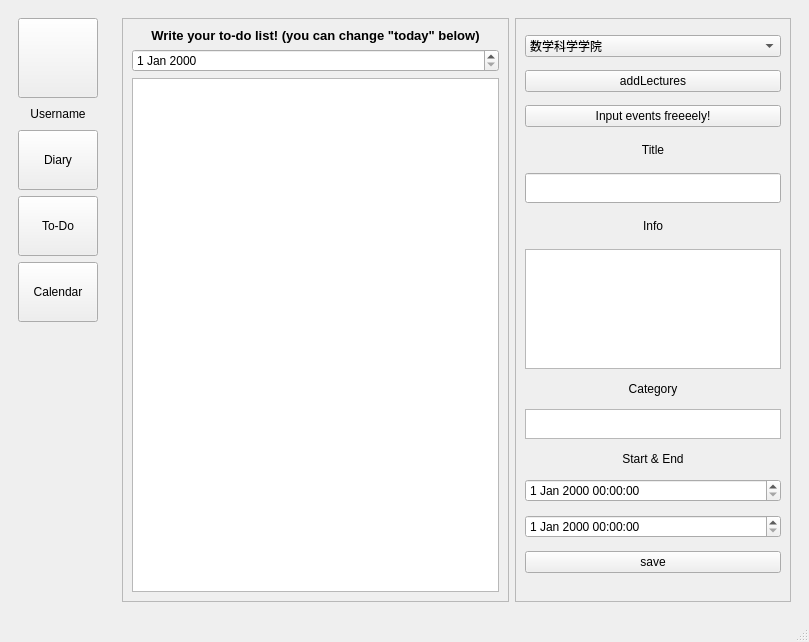
<?xml version="1.0" encoding="UTF-8"?>
<ui version="4.0">
 <class>MainWindow</class>
 <widget class="QMainWindow" name="MainWindow">
  <property name="geometry">
   <rect>
    <x>0</x>
    <y>0</y>
    <width>809</width>
    <height>642</height>
   </rect>
  </property>
  <property name="windowTitle">
   <string>MainWindow</string>
  </property>
  <widget class="QWidget" name="centralwidget">
   <layout class="QGridLayout" name="gridLayout">
    <item row="0" column="1">
     <widget class="QStackedWidget" name="stackedWidget">
      <property name="currentIndex">
       <number>1</number>
      </property>
      <widget class="QWidget" name="riji">
       <layout class="QHBoxLayout" name="verticalLayout_4">
        <item>
         <widget class="QWidget" name="widget_4" native="true">
          <widget class="QWidget" name="widget_5" native="true">
           <property name="geometry">
            <rect>
             <x>20</x>
             <y>10</y>
             <width>651</width>
             <height>131</height>
            </rect>
           </property>
           <property name="cursor">
            <cursorShape>ArrowCursor</cursorShape>
           </property>
           <widget class="QPushButton" name="mon">
            <property name="geometry">
             <rect>
              <x>10</x>
              <y>60</y>
              <width>81</width>
              <height>61</height>
             </rect>
            </property>
            <property name="text">
             <string>Monday</string>
            </property>
           </widget>
           <widget class="QPushButton" name="wed">
            <property name="geometry">
             <rect>
              <x>190</x>
              <y>60</y>
              <width>81</width>
              <height>61</height>
             </rect>
            </property>
            <property name="contextMenuPolicy">
             <enum>Qt::ContextMenuPolicy::NoContextMenu</enum>
            </property>
            <property name="text">
             <string>Wednesday</string>
            </property>
           </widget>
           <widget class="QPushButton" name="tue">
            <property name="geometry">
             <rect>
              <x>100</x>
              <y>60</y>
              <width>81</width>
              <height>61</height>
             </rect>
            </property>
            <property name="text">
             <string>Tuesday</string>
            </property>
           </widget>
           <widget class="QPushButton" name="thu">
            <property name="geometry">
             <rect>
              <x>280</x>
              <y>60</y>
              <width>81</width>
              <height>61</height>
             </rect>
            </property>
            <property name="text">
             <string>Thursday</string>
            </property>
           </widget>
           <widget class="QPushButton" name="fri">
            <property name="geometry">
             <rect>
              <x>370</x>
              <y>60</y>
              <width>81</width>
              <height>61</height>
             </rect>
            </property>
            <property name="text">
             <string>Friday</string>
            </property>
           </widget>
           <widget class="QPushButton" name="sat">
            <property name="geometry">
             <rect>
              <x>460</x>
              <y>60</y>
              <width>81</width>
              <height>61</height>
             </rect>
            </property>
            <property name="text">
             <string>Saturday</string>
            </property>
           </widget>
           <widget class="QPushButton" name="sun">
            <property name="geometry">
             <rect>
              <x>550</x>
              <y>60</y>
              <width>81</width>
              <height>61</height>
             </rect>
            </property>
            <property name="text">
             <string>Sunday</string>
            </property>
           </widget>
           <widget class="QPushButton" name="pushButton_3">
            <property name="geometry">
             <rect>
              <x>430</x>
              <y>10</y>
              <width>201</width>
              <height>31</height>
             </rect>
            </property>
            <property name="font">
             <font>
              <pointsize>10</pointsize>
             </font>
            </property>
            <property name="text">
             <string>back to today</string>
            </property>
           </widget>
           <widget class="QLabel" name="label_6">
            <property name="geometry">
             <rect>
              <x>10</x>
              <y>10</y>
              <width>101</width>
              <height>31</height>
             </rect>
            </property>
            <property name="font">
             <font>
              <family>Microsoft Tai Le</family>
              <pointsize>13</pointsize>
              <bold>true</bold>
             </font>
            </property>
            <property name="text">
             <string>Select Date</string>
            </property>
           </widget>
           <widget class="QDateEdit" name="selectDate">
            <property name="geometry">
             <rect>
              <x>120</x>
              <y>11</y>
              <width>111</width>
              <height>31</height>
             </rect>
            </property>
           </widget>
           <widget class="QPushButton" name="pushButton_2">
            <property name="geometry">
             <rect>
              <x>240</x>
              <y>10</y>
              <width>181</width>
              <height>31</height>
             </rect>
            </property>
            <property name="font">
             <font>
              <pointsize>10</pointsize>
             </font>
            </property>
            <property name="text">
             <string>go and see</string>
            </property>
           </widget>
          </widget>
          <widget class="QWidget" name="widget_6" native="true">
           <property name="geometry">
            <rect>
             <x>10</x>
             <y>130</y>
             <width>671</width>
             <height>451</height>
            </rect>
           </property>
           <widget class="QTextEdit" name="input_text">
            <property name="geometry">
             <rect>
              <x>10</x>
              <y>60</y>
              <width>321</width>
              <height>331</height>
             </rect>
            </property>
            <property name="maximumSize">
             <size>
              <width>16777215</width>
              <height>16777215</height>
             </size>
            </property>
            <property name="font">
             <font>
              <pointsize>10</pointsize>
             </font>
            </property>
           </widget>
           <widget class="QPushButton" name="save_button">
            <property name="geometry">
             <rect>
              <x>350</x>
              <y>20</y>
              <width>141</width>
              <height>51</height>
             </rect>
            </property>
            <property name="text">
             <string>save</string>
            </property>
           </widget>
           <widget class="QTextEdit" name="ai_analyse">
            <property name="geometry">
             <rect>
              <x>350</x>
              <y>80</y>
              <width>301</width>
              <height>311</height>
             </rect>
            </property>
           </widget>
           <widget class="QPushButton" name="produce_report">
            <property name="geometry">
             <rect>
              <x>500</x>
              <y>20</y>
              <width>151</width>
              <height>51</height>
             </rect>
            </property>
            <property name="text">
             <string>See Report</string>
            </property>
           </widget>
           <widget class="QLabel" name="inform_text">
            <property name="geometry">
             <rect>
              <x>10</x>
              <y>20</y>
              <width>331</width>
              <height>31</height>
             </rect>
            </property>
            <property name="font">
             <font>
              <pointsize>10</pointsize>
              <bold>true</bold>
             </font>
            </property>
            <property name="text">
             <string>Welcome to diary mode! Write whatever you like!</string>
            </property>
           </widget>
           <widget class="QPushButton" name="generate_graph_button">
            <property name="geometry">
             <rect>
              <x>350</x>
              <y>400</y>
              <width>301</width>
              <height>41</height>
             </rect>
            </property>
            <property name="text">
             <string>View statitics from the past seven days</string>
            </property>
           </widget>
           <widget class="QLabel" name="inform_text2">
            <property name="geometry">
             <rect>
              <x>10</x>
              <y>400</y>
              <width>331</width>
              <height>31</height>
             </rect>
            </property>
            <property name="font">
             <font>
              <family>Gill Sans MT</family>
              <pointsize>10</pointsize>
              <italic>false</italic>
              <bold>true</bold>
             </font>
            </property>
            <property name="text">
             <string>   No record of rating!</string>
            </property>
           </widget>
          </widget>
         </widget>
        </item>
       </layout>
      </widget>
      <widget class="QWidget" name="daiban">
       <layout class="QHBoxLayout" name="horizontalLayout">
        <item>
         <widget class="QFrame" name="frame">
          <property name="frameShape">
           <enum>QFrame::Shape::StyledPanel</enum>
          </property>
          <property name="frameShadow">
           <enum>QFrame::Shadow::Raised</enum>
          </property>
          <layout class="QVBoxLayout" name="verticalLayout_5">
           <item>
            <widget class="QLabel" name="label_2">
             <property name="font">
              <font>
               <pointsize>10</pointsize>
               <bold>true</bold>
              </font>
             </property>
             <property name="text">
              <string>Write your to-do list! (you can change &quot;today&quot; below)</string>
             </property>
             <property name="alignment">
              <set>Qt::AlignmentFlag::AlignCenter</set>
             </property>
            </widget>
           </item>
           <item>
            <widget class="QDateEdit" name="today"/>
           </item>
           <item>
            <widget class="QListWidget" name="todo_list"/>
           </item>
          </layout>
         </widget>
        </item>
        <item>
         <widget class="QFrame" name="frame_2">
          <property name="sizePolicy">
           <sizepolicy hsizetype="Fixed" vsizetype="Preferred">
            <horstretch>0</horstretch>
            <verstretch>0</verstretch>
           </sizepolicy>
          </property>
          <property name="frameShape">
           <enum>QFrame::Shape::StyledPanel</enum>
          </property>
          <property name="frameShadow">
           <enum>QFrame::Shadow::Raised</enum>
          </property>
          <layout class="QVBoxLayout" name="verticalLayout_3">
           <item>
            <widget class="QComboBox" name="comboBox">
             <item>
              <property name="text">
               <string>数学科学学院</string>
              </property>
             </item>
             <item>
              <property name="text">
               <string>批量导入（小北同学）</string>
              </property>
             </item>
            </widget>
           </item>
           <item>
            <widget class="QPushButton" name="addLectures">
             <property name="text">
              <string>addLectures</string>
             </property>
            </widget>
           </item>
           <item>
            <widget class="QPushButton" name="pushButton">
             <property name="text">
              <string>Input events freeeely!</string>
             </property>
            </widget>
           </item>
           <item>
            <widget class="QLabel" name="label_5">
             <property name="maximumSize">
              <size>
               <width>16777215</width>
               <height>20</height>
              </size>
             </property>
             <property name="text">
              <string>Title</string>
             </property>
             <property name="alignment">
              <set>Qt::AlignmentFlag::AlignCenter</set>
             </property>
            </widget>
           </item>
           <item>
            <widget class="QLineEdit" name="title">
             <property name="minimumSize">
              <size>
               <width>0</width>
               <height>30</height>
              </size>
             </property>
            </widget>
           </item>
           <item>
            <widget class="QLabel" name="label_4">
             <property name="maximumSize">
              <size>
               <width>16777215</width>
               <height>20</height>
              </size>
             </property>
             <property name="text">
              <string>Info</string>
             </property>
             <property name="alignment">
              <set>Qt::AlignmentFlag::AlignCenter</set>
             </property>
            </widget>
           </item>
           <item>
            <widget class="QPlainTextEdit" name="info">
             <property name="sizePolicy">
              <sizepolicy hsizetype="Preferred" vsizetype="Fixed">
               <horstretch>0</horstretch>
               <verstretch>0</verstretch>
              </sizepolicy>
             </property>
             <property name="minimumSize">
              <size>
               <width>0</width>
               <height>40</height>
              </size>
             </property>
             <property name="maximumSize">
              <size>
               <width>16777215</width>
               <height>120</height>
              </size>
             </property>
            </widget>
           </item>
           <item>
            <widget class="QLabel" name="label">
             <property name="sizePolicy">
              <sizepolicy hsizetype="Preferred" vsizetype="Fixed">
               <horstretch>0</horstretch>
               <verstretch>0</verstretch>
              </sizepolicy>
             </property>
             <property name="text">
              <string>Category</string>
             </property>
             <property name="alignment">
              <set>Qt::AlignmentFlag::AlignCenter</set>
             </property>
            </widget>
           </item>
           <item>
            <widget class="QPlainTextEdit" name="category">
             <property name="sizePolicy">
              <sizepolicy hsizetype="Expanding" vsizetype="Fixed">
               <horstretch>0</horstretch>
               <verstretch>0</verstretch>
              </sizepolicy>
             </property>
             <property name="maximumSize">
              <size>
               <width>16777215</width>
               <height>30</height>
              </size>
             </property>
            </widget>
           </item>
           <item>
            <widget class="QLabel" name="label_3">
             <property name="sizePolicy">
              <sizepolicy hsizetype="Preferred" vsizetype="Fixed">
               <horstretch>0</horstretch>
               <verstretch>0</verstretch>
              </sizepolicy>
             </property>
             <property name="text">
              <string>Start &amp; End</string>
             </property>
             <property name="alignment">
              <set>Qt::AlignmentFlag::AlignCenter</set>
             </property>
            </widget>
           </item>
           <item>
            <widget class="QDateTimeEdit" name="StartTime"/>
           </item>
           <item>
            <widget class="QDateTimeEdit" name="EndTime"/>
           </item>
           <item>
            <widget class="QPushButton" name="save_button_3">
             <property name="text">
              <string>save</string>
             </property>
            </widget>
           </item>
          </layout>
         </widget>
        </item>
       </layout>
      </widget>
      <widget class="QWidget" name="calendar">
       <layout class="QVBoxLayout" name="verticalLayout_6">
        <property name="spacing">
         <number>0</number>
        </property>
        <item>
         <widget class="QFrame" name="frame_10">
          <property name="sizePolicy">
           <sizepolicy hsizetype="Preferred" vsizetype="Maximum">
            <horstretch>0</horstretch>
            <verstretch>0</verstretch>
           </sizepolicy>
          </property>
          <property name="minimumSize">
           <size>
            <width>0</width>
            <height>60</height>
           </size>
          </property>
          <property name="frameShape">
           <enum>QFrame::Shape::StyledPanel</enum>
          </property>
          <property name="frameShadow">
           <enum>QFrame::Shadow::Raised</enum>
          </property>
          <layout class="QHBoxLayout" name="horizontalLayout_3">
           <property name="spacing">
            <number>0</number>
           </property>
           <property name="leftMargin">
            <number>5</number>
           </property>
           <property name="topMargin">
            <number>0</number>
           </property>
           <property name="rightMargin">
            <number>5</number>
           </property>
           <property name="bottomMargin">
            <number>0</number>
           </property>
           <item>
            <widget class="QFrame" name="Date">
             <property name="sizePolicy">
              <sizepolicy hsizetype="Fixed" vsizetype="Preferred">
               <horstretch>0</horstretch>
               <verstretch>0</verstretch>
              </sizepolicy>
             </property>
             <property name="minimumSize">
              <size>
               <width>30</width>
               <height>0</height>
              </size>
             </property>
             <property name="frameShape">
              <enum>QFrame::Shape::NoFrame</enum>
             </property>
             <property name="frameShadow">
              <enum>QFrame::Shadow::Raised</enum>
             </property>
            </widget>
           </item>
           <item>
            <widget class="QLabel" name="Mon_up">
             <property name="text">
              <string>TextLabel</string>
             </property>
             <property name="alignment">
              <set>Qt::AlignmentFlag::AlignCenter</set>
             </property>
            </widget>
           </item>
           <item>
            <widget class="QLabel" name="Tue_up">
             <property name="text">
              <string>TextLabel</string>
             </property>
             <property name="alignment">
              <set>Qt::AlignmentFlag::AlignCenter</set>
             </property>
            </widget>
           </item>
           <item>
            <widget class="QLabel" name="Wedn_up">
             <property name="text">
              <string>TextLabel</string>
             </property>
             <property name="alignment">
              <set>Qt::AlignmentFlag::AlignCenter</set>
             </property>
            </widget>
           </item>
           <item>
            <widget class="QLabel" name="Thu_up">
             <property name="text">
              <string>TextLabel</string>
             </property>
             <property name="alignment">
              <set>Qt::AlignmentFlag::AlignCenter</set>
             </property>
            </widget>
           </item>
           <item>
            <widget class="QLabel" name="Fri_up">
             <property name="text">
              <string>TextLabel</string>
             </property>
             <property name="alignment">
              <set>Qt::AlignmentFlag::AlignCenter</set>
             </property>
            </widget>
           </item>
           <item>
            <widget class="QLabel" name="Sat_up">
             <property name="text">
              <string>TextLabel</string>
             </property>
             <property name="alignment">
              <set>Qt::AlignmentFlag::AlignCenter</set>
             </property>
            </widget>
           </item>
           <item>
            <widget class="QLabel" name="Sun_up">
             <property name="text">
              <string>TextLabel</string>
             </property>
             <property name="alignment">
              <set>Qt::AlignmentFlag::AlignCenter</set>
             </property>
            </widget>
           </item>
          </layout>
         </widget>
        </item>
        <item>
         <widget class="QFrame" name="frame_3">
          <property name="sizePolicy">
           <sizepolicy hsizetype="Preferred" vsizetype="Preferred">
            <horstretch>0</horstretch>
            <verstretch>0</verstretch>
           </sizepolicy>
          </property>
          <property name="frameShape">
           <enum>QFrame::Shape::StyledPanel</enum>
          </property>
          <property name="frameShadow">
           <enum>QFrame::Shadow::Raised</enum>
          </property>
          <layout class="QHBoxLayout" name="horizontalLayout_4">
           <property name="spacing">
            <number>0</number>
           </property>
           <property name="leftMargin">
            <number>5</number>
           </property>
           <property name="topMargin">
            <number>0</number>
           </property>
           <property name="rightMargin">
            <number>5</number>
           </property>
           <property name="bottomMargin">
            <number>0</number>
           </property>
           <item>
            <widget class="QFrame" name="scrollBar">
             <property name="sizePolicy">
              <sizepolicy hsizetype="Fixed" vsizetype="Preferred">
               <horstretch>0</horstretch>
               <verstretch>0</verstretch>
              </sizepolicy>
             </property>
             <property name="minimumSize">
              <size>
               <width>30</width>
               <height>0</height>
              </size>
             </property>
             <property name="frameShape">
              <enum>QFrame::Shape::StyledPanel</enum>
             </property>
             <property name="frameShadow">
              <enum>QFrame::Shadow::Raised</enum>
             </property>
            </widget>
           </item>
           <item>
            <widget class="QFrame" name="Mon_whole">
             <property name="frameShape">
              <enum>QFrame::Shape::StyledPanel</enum>
             </property>
             <property name="frameShadow">
              <enum>QFrame::Shadow::Raised</enum>
             </property>
            </widget>
           </item>
           <item>
            <widget class="QFrame" name="Tue_whole">
             <property name="frameShape">
              <enum>QFrame::Shape::StyledPanel</enum>
             </property>
             <property name="frameShadow">
              <enum>QFrame::Shadow::Raised</enum>
             </property>
            </widget>
           </item>
           <item>
            <widget class="QFrame" name="Wedn_whole">
             <property name="frameShape">
              <enum>QFrame::Shape::StyledPanel</enum>
             </property>
             <property name="frameShadow">
              <enum>QFrame::Shadow::Raised</enum>
             </property>
            </widget>
           </item>
           <item>
            <widget class="QFrame" name="Thu_whole">
             <property name="frameShape">
              <enum>QFrame::Shape::StyledPanel</enum>
             </property>
             <property name="frameShadow">
              <enum>QFrame::Shadow::Raised</enum>
             </property>
            </widget>
           </item>
           <item>
            <widget class="QFrame" name="Fri_whole">
             <property name="frameShape">
              <enum>QFrame::Shape::StyledPanel</enum>
             </property>
             <property name="frameShadow">
              <enum>QFrame::Shadow::Raised</enum>
             </property>
            </widget>
           </item>
           <item>
            <widget class="QFrame" name="Sat_whole">
             <property name="frameShape">
              <enum>QFrame::Shape::StyledPanel</enum>
             </property>
             <property name="frameShadow">
              <enum>QFrame::Shadow::Raised</enum>
             </property>
            </widget>
           </item>
           <item>
            <widget class="QFrame" name="Sun_whole">
             <property name="frameShape">
              <enum>QFrame::Shape::StyledPanel</enum>
             </property>
             <property name="frameShadow">
              <enum>QFrame::Shadow::Raised</enum>
             </property>
            </widget>
           </item>
          </layout>
         </widget>
        </item>
        <item>
         <widget class="QScrollArea" name="scrollArea">
          <property name="widgetResizable">
           <bool>true</bool>
          </property>
          <widget class="QWidget" name="scrollAreaWidgetContents">
           <property name="geometry">
            <rect>
             <x>0</x>
             <y>0</y>
             <width>641</width>
             <height>1440</height>
            </rect>
           </property>
           <layout class="QHBoxLayout" name="horizontalLayout_2">
            <property name="spacing">
             <number>0</number>
            </property>
            <property name="leftMargin">
             <number>5</number>
            </property>
            <property name="topMargin">
             <number>0</number>
            </property>
            <property name="rightMargin">
             <number>5</number>
            </property>
            <property name="bottomMargin">
             <number>0</number>
            </property>
            <item>
             <widget class="QFrame" name="Scroll_bar">
              <property name="sizePolicy">
               <sizepolicy hsizetype="Fixed" vsizetype="Preferred">
                <horstretch>0</horstretch>
                <verstretch>0</verstretch>
               </sizepolicy>
              </property>
              <property name="minimumSize">
               <size>
                <width>30</width>
                <height>0</height>
               </size>
              </property>
              <property name="frameShape">
               <enum>QFrame::Shape::NoFrame</enum>
              </property>
              <property name="frameShadow">
               <enum>QFrame::Shadow::Raised</enum>
              </property>
              <layout class="QVBoxLayout" name="verticalLayout_7"/>
             </widget>
            </item>
            <item>
             <widget class="QFrame" name="Mon">
              <property name="sizePolicy">
               <sizepolicy hsizetype="Preferred" vsizetype="Fixed">
                <horstretch>0</horstretch>
                <verstretch>0</verstretch>
               </sizepolicy>
              </property>
              <property name="minimumSize">
               <size>
                <width>0</width>
                <height>1440</height>
               </size>
              </property>
              <property name="frameShape">
               <enum>QFrame::Shape::StyledPanel</enum>
              </property>
              <property name="frameShadow">
               <enum>QFrame::Shadow::Raised</enum>
              </property>
             </widget>
            </item>
            <item>
             <widget class="QFrame" name="Tue">
              <property name="sizePolicy">
               <sizepolicy hsizetype="Preferred" vsizetype="Preferred">
                <horstretch>0</horstretch>
                <verstretch>0</verstretch>
               </sizepolicy>
              </property>
              <property name="minimumSize">
               <size>
                <width>0</width>
                <height>0</height>
               </size>
              </property>
              <property name="frameShape">
               <enum>QFrame::Shape::StyledPanel</enum>
              </property>
              <property name="frameShadow">
               <enum>QFrame::Shadow::Raised</enum>
              </property>
             </widget>
            </item>
            <item>
             <widget class="QFrame" name="Wedn">
              <property name="sizePolicy">
               <sizepolicy hsizetype="Preferred" vsizetype="Preferred">
                <horstretch>0</horstretch>
                <verstretch>0</verstretch>
               </sizepolicy>
              </property>
              <property name="minimumSize">
               <size>
                <width>0</width>
                <height>0</height>
               </size>
              </property>
              <property name="frameShape">
               <enum>QFrame::Shape::StyledPanel</enum>
              </property>
              <property name="frameShadow">
               <enum>QFrame::Shadow::Raised</enum>
              </property>
             </widget>
            </item>
            <item>
             <widget class="QFrame" name="Thu">
              <property name="sizePolicy">
               <sizepolicy hsizetype="Preferred" vsizetype="Preferred">
                <horstretch>0</horstretch>
                <verstretch>0</verstretch>
               </sizepolicy>
              </property>
              <property name="minimumSize">
               <size>
                <width>0</width>
                <height>0</height>
               </size>
              </property>
              <property name="frameShape">
               <enum>QFrame::Shape::StyledPanel</enum>
              </property>
              <property name="frameShadow">
               <enum>QFrame::Shadow::Raised</enum>
              </property>
             </widget>
            </item>
            <item>
             <widget class="QFrame" name="Fri">
              <property name="sizePolicy">
               <sizepolicy hsizetype="Preferred" vsizetype="Preferred">
                <horstretch>0</horstretch>
                <verstretch>0</verstretch>
               </sizepolicy>
              </property>
              <property name="minimumSize">
               <size>
                <width>0</width>
                <height>0</height>
               </size>
              </property>
              <property name="frameShape">
               <enum>QFrame::Shape::StyledPanel</enum>
              </property>
              <property name="frameShadow">
               <enum>QFrame::Shadow::Raised</enum>
              </property>
             </widget>
            </item>
            <item>
             <widget class="QFrame" name="Sat">
              <property name="sizePolicy">
               <sizepolicy hsizetype="Preferred" vsizetype="Preferred">
                <horstretch>0</horstretch>
                <verstretch>0</verstretch>
               </sizepolicy>
              </property>
              <property name="minimumSize">
               <size>
                <width>0</width>
                <height>0</height>
               </size>
              </property>
              <property name="frameShape">
               <enum>QFrame::Shape::StyledPanel</enum>
              </property>
              <property name="frameShadow">
               <enum>QFrame::Shadow::Raised</enum>
              </property>
             </widget>
            </item>
            <item>
             <widget class="QFrame" name="Sun">
              <property name="sizePolicy">
               <sizepolicy hsizetype="Preferred" vsizetype="Preferred">
                <horstretch>0</horstretch>
                <verstretch>0</verstretch>
               </sizepolicy>
              </property>
              <property name="minimumSize">
               <size>
                <width>0</width>
                <height>0</height>
               </size>
              </property>
              <property name="frameShape">
               <enum>QFrame::Shape::StyledPanel</enum>
              </property>
              <property name="frameShadow">
               <enum>QFrame::Shadow::Raised</enum>
              </property>
             </widget>
            </item>
           </layout>
          </widget>
         </widget>
        </item>
       </layout>
      </widget>
     </widget>
    </item>
    <item row="0" column="0">
     <widget class="QWidget" name="widget" native="true">
      <property name="sizePolicy">
       <sizepolicy hsizetype="Fixed" vsizetype="Preferred">
        <horstretch>0</horstretch>
        <verstretch>0</verstretch>
       </sizepolicy>
      </property>
      <property name="minimumSize">
       <size>
        <width>60</width>
        <height>0</height>
       </size>
      </property>
      <layout class="QVBoxLayout" name="verticalLayout">
       <item>
        <widget class="QWidget" name="widget_2" native="true">
         <property name="sizePolicy">
          <sizepolicy hsizetype="Preferred" vsizetype="Fixed">
           <horstretch>0</horstretch>
           <verstretch>0</verstretch>
          </sizepolicy>
         </property>
         <property name="minimumSize">
          <size>
           <width>0</width>
           <height>80</height>
          </size>
         </property>
         <layout class="QVBoxLayout" name="verticalLayout_2">
          <property name="leftMargin">
           <number>0</number>
          </property>
          <property name="topMargin">
           <number>0</number>
          </property>
          <property name="rightMargin">
           <number>0</number>
          </property>
          <property name="bottomMargin">
           <number>0</number>
          </property>
          <item>
           <widget class="QWidget" name="widget_3" native="true">
            <property name="sizePolicy">
             <sizepolicy hsizetype="Preferred" vsizetype="Fixed">
              <horstretch>0</horstretch>
              <verstretch>0</verstretch>
             </sizepolicy>
            </property>
            <property name="minimumSize">
             <size>
              <width>0</width>
              <height>70</height>
             </size>
            </property>
            <layout class="QHBoxLayout" name="horizontalLayout_5">
             <property name="leftMargin">
              <number>0</number>
             </property>
             <property name="topMargin">
              <number>0</number>
             </property>
             <property name="rightMargin">
              <number>0</number>
             </property>
             <property name="bottomMargin">
              <number>0</number>
             </property>
             <item>
              <widget class="QPushButton" name="avatar">
               <property name="sizePolicy">
                <sizepolicy hsizetype="Fixed" vsizetype="Fixed">
                 <horstretch>0</horstretch>
                 <verstretch>0</verstretch>
                </sizepolicy>
               </property>
               <property name="minimumSize">
                <size>
                 <width>40</width>
                 <height>80</height>
                </size>
               </property>
               <property name="maximumSize">
                <size>
                 <width>80</width>
                 <height>80</height>
                </size>
               </property>
               <property name="text">
                <string/>
               </property>
              </widget>
             </item>
            </layout>
           </widget>
          </item>
          <item>
           <widget class="QLabel" name="username">
            <property name="sizePolicy">
             <sizepolicy hsizetype="Preferred" vsizetype="Fixed">
              <horstretch>0</horstretch>
              <verstretch>0</verstretch>
             </sizepolicy>
            </property>
            <property name="minimumSize">
             <size>
              <width>0</width>
              <height>20</height>
             </size>
            </property>
            <property name="text">
             <string>Username</string>
            </property>
            <property name="scaledContents">
             <bool>true</bool>
            </property>
            <property name="alignment">
             <set>Qt::AlignmentFlag::AlignCenter</set>
            </property>
           </widget>
          </item>
         </layout>
        </widget>
       </item>
       <item>
        <widget class="QPushButton" name="diary_button">
         <property name="sizePolicy">
          <sizepolicy hsizetype="Preferred" vsizetype="Fixed">
           <horstretch>0</horstretch>
           <verstretch>0</verstretch>
          </sizepolicy>
         </property>
         <property name="minimumSize">
          <size>
           <width>0</width>
           <height>60</height>
          </size>
         </property>
         <property name="text">
          <string>Diary</string>
         </property>
        </widget>
       </item>
       <item>
        <widget class="QPushButton" name="todo_button">
         <property name="minimumSize">
          <size>
           <width>0</width>
           <height>60</height>
          </size>
         </property>
         <property name="text">
          <string>To-Do</string>
         </property>
        </widget>
       </item>
       <item>
        <widget class="QPushButton" name="calendar_button">
         <property name="minimumSize">
          <size>
           <width>0</width>
           <height>60</height>
          </size>
         </property>
         <property name="text">
          <string>Calendar</string>
         </property>
        </widget>
       </item>
       <item>
        <spacer name="verticalSpacer">
         <property name="orientation">
          <enum>Qt::Orientation::Vertical</enum>
         </property>
         <property name="sizeType">
          <enum>QSizePolicy::Policy::MinimumExpanding</enum>
         </property>
         <property name="sizeHint" stdset="0">
          <size>
           <width>20</width>
           <height>10</height>
          </size>
         </property>
        </spacer>
       </item>
      </layout>
     </widget>
    </item>
   </layout>
  </widget>
  <widget class="QMenuBar" name="menubar">
   <property name="geometry">
    <rect>
     <x>0</x>
     <y>0</y>
     <width>809</width>
     <height>37</height>
    </rect>
   </property>
  </widget>
  <widget class="QStatusBar" name="statusbar"/>
 </widget>
 <resources/>
 <connections/>
</ui>
